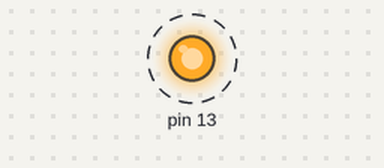
Bench run of a sketch on a simulated Arduino Uno, built with avr-gcc and run on an emulated ATmega328P. Shown: output pins drawn as LEDs (lit = HIGH). Dashed ring = blinking.

Above: at 0.5 s.
Timing chart, 0 to 4.6 s (numbered marks = the images above):
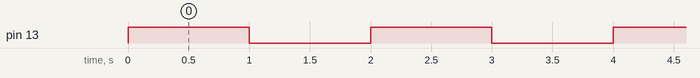

Measured:
- by itself, pin 13: alternates HIGH for 1.0 s and LOW for 1.0 s

The sketch:

test.ino
```cpp
void setup() {
  pinMode(13, OUTPUT);
}

void loop() {
  if(millis() % 2000 < 1000) {
    digitalWrite(13, HIGH);
  }
  else {
    digitalWrite(13, LOW);
  }
}
```
